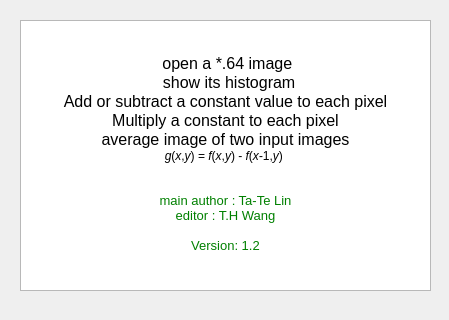
<?xml version="1.0" encoding="UTF-8"?>
<ui version="4.0">
 <class>AboutDialog</class>
 <widget class="QDialog" name="AboutDialog">
  <property name="geometry">
   <rect>
    <x>0</x>
    <y>0</y>
    <width>449</width>
    <height>320</height>
   </rect>
  </property>
  <property name="windowTitle">
   <string>About *.64 Image Viewer</string>
  </property>
  <widget class="QTextBrowser" name="textBrowser">
   <property name="geometry">
    <rect>
     <x>20</x>
     <y>20</y>
     <width>411</width>
     <height>271</height>
    </rect>
   </property>
   <property name="html">
    <string>&lt;!DOCTYPE HTML PUBLIC &quot;-//W3C//DTD HTML 4.0//EN&quot; &quot;http://www.w3.org/TR/REC-html40/strict.dtd&quot;&gt;
&lt;html&gt;&lt;head&gt;&lt;meta name=&quot;qrichtext&quot; content=&quot;1&quot; /&gt;&lt;style type=&quot;text/css&quot;&gt;
p, li { white-space: pre-wrap; }
&lt;/style&gt;&lt;/head&gt;&lt;body style=&quot; font-family:'PMingLiU'; font-size:9pt; font-weight:400; font-style:normal;&quot;&gt;
&lt;p align=&quot;center&quot; style=&quot;-qt-paragraph-type:empty; margin-top:0px; margin-bottom:0px; margin-left:0px; margin-right:0px; -qt-block-indent:0; text-indent:0px;&quot;&gt;&lt;br /&gt;&lt;/p&gt;
&lt;p align=&quot;center&quot; style=&quot;-qt-paragraph-type:empty; margin-top:0px; margin-bottom:0px; margin-left:0px; margin-right:0px; -qt-block-indent:0; text-indent:0px; font-size:10pt; color:#008000;&quot;&gt;&lt;br /&gt;&lt;/p&gt;
&lt;p align=&quot;center&quot; style=&quot; margin-top:0px; margin-bottom:0px; margin-left:0px; margin-right:0px; -qt-block-indent:0; text-indent:0px;&quot;&gt;&lt;span style=&quot; font-size:10pt; color:#c0c0c0;&quot;&gt; &lt;/span&gt;&lt;span style=&quot; font-family:'Times New Roman,serif'; font-size:12pt;&quot;&gt;open a *.64 image&lt;/span&gt;&lt;/p&gt;
&lt;p align=&quot;center&quot; style=&quot; margin-top:0px; margin-bottom:0px; margin-left:0px; margin-right:0px; -qt-block-indent:0; text-indent:0px;&quot;&gt;&lt;span style=&quot; font-size:10pt; color:#c0c0c0;&quot;&gt;  &lt;/span&gt;&lt;span style=&quot; font-family:'Times New Roman,serif'; font-size:12pt;&quot;&gt;show its histogram&lt;/span&gt;&lt;/p&gt;
&lt;p align=&quot;center&quot; style=&quot; margin-top:0px; margin-bottom:0px; margin-left:0px; margin-right:0px; -qt-block-indent:0; text-indent:0px;&quot;&gt;&lt;span style=&quot; font-family:'Times New Roman,serif'; font-size:12pt;&quot;&gt;Add or subtract a constant value to each pixel&lt;/span&gt;&lt;/p&gt;
&lt;p align=&quot;center&quot; style=&quot; margin-top:0px; margin-bottom:0px; margin-left:0px; margin-right:0px; -qt-block-indent:0; text-indent:0px;&quot;&gt;&lt;span style=&quot; font-family:'Times New Roman,serif'; font-size:12pt;&quot;&gt;Multiply a constant to each pixel&lt;/span&gt;&lt;/p&gt;
&lt;p align=&quot;center&quot; style=&quot; margin-top:0px; margin-bottom:0px; margin-left:0px; margin-right:0px; -qt-block-indent:0; text-indent:0px;&quot;&gt;&lt;span style=&quot; font-family:'Times New Roman,serif'; font-size:12pt;&quot;&gt;average image of two input images&lt;/span&gt;&lt;/p&gt;
&lt;p align=&quot;center&quot; style=&quot; margin-top:0px; margin-bottom:0px; margin-left:0px; margin-right:0px; -qt-block-indent:0; text-indent:0px;&quot;&gt;&lt;span style=&quot; font-family:'Times New Roman,serif'; font-style:italic;&quot;&gt;g&lt;/span&gt;&lt;span style=&quot; font-family:'Times New Roman,serif';&quot;&gt;(&lt;/span&gt;&lt;span style=&quot; font-family:'Times New Roman,serif'; font-style:italic;&quot;&gt;x&lt;/span&gt;&lt;span style=&quot; font-family:'Times New Roman,serif';&quot;&gt;,&lt;/span&gt;&lt;span style=&quot; font-family:'Times New Roman,serif'; font-style:italic;&quot;&gt;y&lt;/span&gt;&lt;span style=&quot; font-family:'Times New Roman,serif';&quot;&gt;) = &lt;/span&gt;&lt;span style=&quot; font-family:'Times New Roman,serif'; font-style:italic;&quot;&gt;f&lt;/span&gt;&lt;span style=&quot; font-family:'Times New Roman,serif';&quot;&gt;(&lt;/span&gt;&lt;span style=&quot; font-family:'Times New Roman,serif'; font-style:italic;&quot;&gt;x&lt;/span&gt;&lt;span style=&quot; font-family:'Times New Roman,serif';&quot;&gt;,&lt;/span&gt;&lt;span style=&quot; font-family:'Times New Roman,serif'; font-style:italic;&quot;&gt;y&lt;/span&gt;&lt;span style=&quot; font-family:'Times New Roman,serif';&quot;&gt;) - &lt;/span&gt;&lt;span style=&quot; font-family:'Times New Roman,serif'; font-style:italic;&quot;&gt;f&lt;/span&gt;&lt;span style=&quot; font-family:'Times New Roman,serif';&quot;&gt;(&lt;/span&gt;&lt;span style=&quot; font-family:'Times New Roman,serif'; font-style:italic;&quot;&gt;x-&lt;/span&gt;&lt;span style=&quot; font-family:'Times New Roman,serif';&quot;&gt;1,&lt;/span&gt;&lt;span style=&quot; font-family:'Times New Roman,serif'; font-style:italic;&quot;&gt;y&lt;/span&gt;&lt;span style=&quot; font-family:'Times New Roman,serif';&quot;&gt;)&lt;/span&gt; &lt;/p&gt;
&lt;p align=&quot;center&quot; style=&quot;-qt-paragraph-type:empty; margin-top:0px; margin-bottom:0px; margin-left:0px; margin-right:0px; -qt-block-indent:0; text-indent:0px; font-family:'Courier New'; font-size:10pt;&quot;&gt;&lt;br /&gt;&lt;/p&gt;
&lt;p align=&quot;center&quot; style=&quot;-qt-paragraph-type:empty; margin-top:0px; margin-bottom:0px; margin-left:0px; margin-right:0px; -qt-block-indent:0; text-indent:0px; font-family:'Courier New'; font-size:10pt;&quot;&gt;&lt;br /&gt;&lt;/p&gt;
&lt;p align=&quot;center&quot; style=&quot; margin-top:0px; margin-bottom:0px; margin-left:0px; margin-right:0px; -qt-block-indent:0; text-indent:0px;&quot;&gt;&lt;span style=&quot; font-family:'Courier New'; font-size:10pt; color:#008000;&quot;&gt;main author : Ta-Te&lt;/span&gt;&lt;span style=&quot; font-family:'Courier New'; font-size:10pt; color:#c0c0c0;&quot;&gt; &lt;/span&gt;&lt;span style=&quot; font-family:'Courier New'; font-size:10pt; color:#008000;&quot;&gt;Lin&lt;/span&gt;&lt;/p&gt;
&lt;p align=&quot;center&quot; style=&quot; margin-top:0px; margin-bottom:0px; margin-left:0px; margin-right:0px; -qt-block-indent:0; text-indent:0px;&quot;&gt;&lt;span style=&quot; font-family:'Courier New'; font-size:10pt; color:#008000;&quot;&gt;editor : T.H Wang&lt;/span&gt;&lt;/p&gt;
&lt;p align=&quot;center&quot; style=&quot;-qt-paragraph-type:empty; margin-top:0px; margin-bottom:0px; margin-left:0px; margin-right:0px; -qt-block-indent:0; text-indent:0px; font-family:'Courier New'; font-size:10pt;&quot;&gt;&lt;br /&gt;&lt;/p&gt;
&lt;p align=&quot;center&quot; style=&quot; margin-top:0px; margin-bottom:0px; margin-left:0px; margin-right:0px; -qt-block-indent:0; text-indent:0px;&quot;&gt;&lt;span style=&quot; font-family:'Courier New'; font-size:10pt; color:#008000;&quot;&gt;Version:&lt;/span&gt;&lt;span style=&quot; font-family:'Courier New'; font-size:10pt; color:#c0c0c0;&quot;&gt; &lt;/span&gt;&lt;span style=&quot; font-family:'Courier New'; font-size:10pt; color:#008000;&quot;&gt;1.2&lt;/span&gt;&lt;/p&gt;&lt;/body&gt;&lt;/html&gt;</string>
   </property>
  </widget>
 </widget>
 <resources/>
 <connections/>
</ui>
